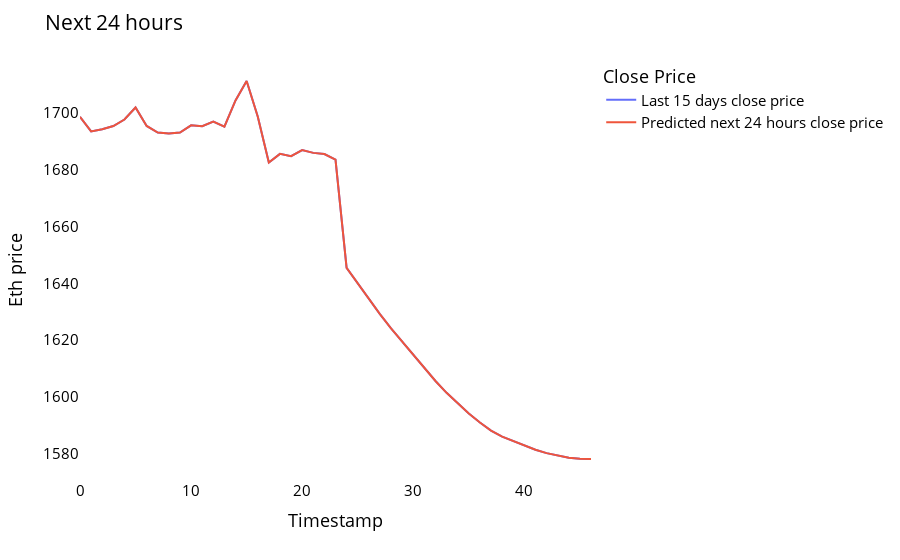

The cell this chart's notebook holds for it:
### Code cell
new_pred_plot = pd.DataFrame({
    'last_original_days_value':last_original_days_value,
    'next_predicted_days_value':next_predicted_days_value
})

names = cycle(['Last 15 days close price',f'Predicted next {pred_hours} hours close price'])

fig = px.line(new_pred_plot,x=new_pred_plot.index, y=[
                                                      new_pred_plot['last_original_days_value'],
                                                      new_pred_plot['next_predicted_days_value']],
              labels={'value': 'Eth price','index': 'Timestamp'})
fig.update_layout(title_text=f'Next {pred_hours} hours',
                  plot_bgcolor='white', font_size=15, font_color='black',legend_title_text='Close Price')

fig.for_each_trace(lambda t:  t.update(name = next(names)))
fig.update_xaxes(showgrid=False)
fig.update_yaxes(showgrid=False)
fig.show()

### Figure 1 — Plotly figure (JSON) as saved in the notebook; plotly's stock layout.template omitted (floating-point values rounded to 4 significant figures)
{"data": [{"hovertemplate": "variable=last_original_days_value<br>Timestamp=%{x}<br>Eth price=%{y}<extra></extra>", "legendgroup": "last_original_days_value", "line": {"color": "#636efa", "dash": "solid"}, "marker": {"symbol": "circle"}, "mode": "lines", "name": "Last 15 days close price", "orientation": "v", "showlegend": true, "type": "scatter", "x": [0, 1, 2, 3, 4, 5, 6, 7, 8, 9, 10, 11, 12, 13, 14, 15, 16, 17, 18, 19, 20, 21, 22, 23, 24, 25, 26, 27, 28, 29, 30, 31, 32, 33, 34, 35, 36, 37, 38, 39, 40, 41, 42, 43, 44, 45, 46], "xaxis": "x", "y": [1699.0, 1694.0, 1694.0, 1695.0, 1698.0, 1702.0, 1695.0, 1693.0, 1693.0, 1693.0, 1696.0, 1695.0, 1697.0, 1695.0, 1704.0, 1711.0, 1699.0, 1683.0, 1686.0, 1685.0, 1687.0, 1686.0, 1686.0, 1684.0, 1645.0, 1640.0, 1634.0, 1629.0, 1624.0, 1619.0, 1615.0, 1610.0, 1606.0, 1601.0, 1598.0, 1594.0, 1591.0, 1588.0, 1586.0, 1584.0, 1583.0, 1581.0, 1580.0, 1579.0, 1579.0, 1578.0, 1578.0], "yaxis": "y"}, {"hovertemplate": "variable=next_predicted_days_value<br>Timestamp=%{x}<br>Eth price=%{y}<extra></extra>", "legendgroup": "next_predicted_days_value", "line": {"color": "#EF553B", "dash": "solid"}, "marker": {"symbol": "circle"}, "mode": "lines", "name": "Predicted next 24 hours close price", "orientation": "v", "showlegend": true, "type": "scatter", "x": [0, 1, 2, 3, 4, 5, 6, 7, 8, 9, 10, 11, 12, 13, 14, 15, 16, 17, 18, 19, 20, 21, 22, 23, 24, 25, 26, 27, 28, 29, 30, 31, 32, 33, 34, 35, 36, 37, 38, 39, 40, 41, 42, 43, 44, 45, 46], "xaxis": "x", "y": [1699.0, 1694.0, 1694.0, 1695.0, 1698.0, 1702.0, 1695.0, 1693.0, 1693.0, 1693.0, 1696.0, 1695.0, 1697.0, 1695.0, 1704.0, 1711.0, 1699.0, 1683.0, 1686.0, 1685.0, 1687.0, 1686.0, 1686.0, 1684.0, 1645.0, 1640.0, 1634.0, 1629.0, 1624.0, 1619.0, 1615.0, 1610.0, 1606.0, 1601.0, 1598.0, 1594.0, 1591.0, 1588.0, 1586.0, 1584.0, 1583.0, 1581.0, 1580.0, 1579.0, 1579.0, 1578.0, 1578.0], "yaxis": "y"}], "layout": {"font": {"color": "black", "size": 15}, "legend": {"title": {"text": "Close Price"}, "tracegroupgap": 0}, "margin": {"t": 60}, "plot_bgcolor": "white", "title": {"text": "Next 24 hours"}, "xaxis": {"anchor": "y", "domain": [0, 1], "showgrid": false, "title": {"text": "Timestamp"}}, "yaxis": {"anchor": "x", "domain": [0, 1], "showgrid": false, "title": {"text": "Eth price"}}}}
